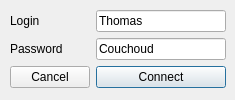
<?xml version="1.0" encoding="UTF-8"?>
<ui version="4.0">
 <class>Login</class>
 <widget class="QDialog" name="Login">
  <property name="geometry">
   <rect>
    <x>0</x>
    <y>0</y>
    <width>235</width>
    <height>100</height>
   </rect>
  </property>
  <property name="minimumSize">
   <size>
    <width>235</width>
    <height>100</height>
   </size>
  </property>
  <property name="maximumSize">
   <size>
    <width>235</width>
    <height>100</height>
   </size>
  </property>
  <property name="cursor">
   <cursorShape>CrossCursor</cursorShape>
  </property>
  <property name="windowTitle">
   <string>Login</string>
  </property>
  <widget class="QWidget" name="formLayoutWidget">
   <property name="geometry">
    <rect>
     <x>10</x>
     <y>10</y>
     <width>216</width>
     <height>86</height>
    </rect>
   </property>
   <layout class="QFormLayout" name="formLayout">
    <property name="sizeConstraint">
     <enum>QLayout::SetDefaultConstraint</enum>
    </property>
    <property name="fieldGrowthPolicy">
     <enum>QFormLayout::AllNonFixedFieldsGrow</enum>
    </property>
    <item row="0" column="0">
     <widget class="QLabel" name="label">
      <property name="text">
       <string>Login</string>
      </property>
     </widget>
    </item>
    <item row="0" column="1">
     <widget class="QLineEdit" name="loginEdit">
      <property name="text">
       <string>Thomas</string>
      </property>
     </widget>
    </item>
    <item row="1" column="0">
     <widget class="QLabel" name="label_2">
      <property name="text">
       <string>Password</string>
      </property>
     </widget>
    </item>
    <item row="1" column="1">
     <widget class="QLineEdit" name="passwordEdit">
      <property name="text">
       <string>Couchoud</string>
      </property>
     </widget>
    </item>
    <item row="2" column="0">
     <widget class="QPushButton" name="cancelButton">
      <property name="text">
       <string>Cancel</string>
      </property>
     </widget>
    </item>
    <item row="2" column="1">
     <widget class="QPushButton" name="okButton">
      <property name="text">
       <string>Connect</string>
      </property>
      <property name="default">
       <bool>true</bool>
      </property>
     </widget>
    </item>
   </layout>
  </widget>
 </widget>
 <resources/>
 <connections>
  <connection>
   <sender>cancelButton</sender>
   <signal>clicked()</signal>
   <receiver>Login</receiver>
   <slot>reject()</slot>
   <hints>
    <hint type="sourcelabel">
     <x>48</x>
     <y>73</y>
    </hint>
    <hint type="destinationlabel">
     <x>117</x>
     <y>49</y>
    </hint>
   </hints>
  </connection>
 </connections>
</ui>
